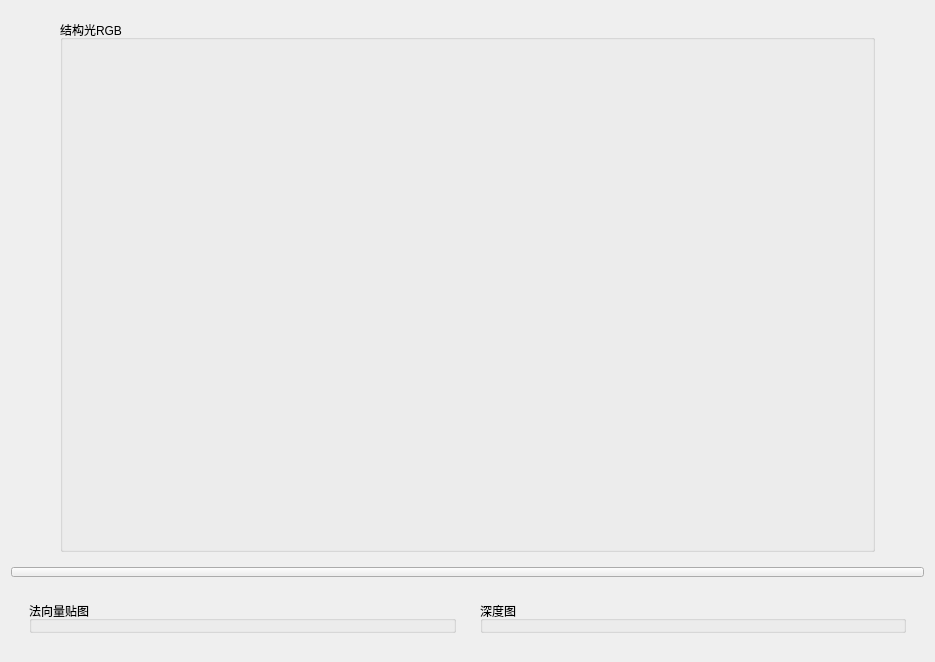
                     <widget class="QWidget" name="page_zivid_img">
                      <layout class="QVBoxLayout" name="verticalLayout" stretch="5,0,4">
                       <item>
                        <widget class="QWidget" name="widget_4" native="true">
                         <layout class="QHBoxLayout" name="horizontalLayout_13">
                          <item>
                           <spacer name="horizontalSpacer">
                            <property name="orientation">
                             <enum>Qt::Horizontal</enum>
                            </property>
                            <property name="sizeType">
                             <enum>QSizePolicy::Minimum</enum>
                            </property>
                            <property name="sizeHint" stdset="0">
                             <size>
                              <width>40</width>
                              <height>20</height>
                             </size>
                            </property>
                           </spacer>
                          </item>
                          <item>
                           <widget class="QGroupBox" name="groupBox_10">
                            <property name="title">
                             <string>结构光RGB</string>
                            </property>
                            <layout class="QGridLayout" name="gridLayout_4">
                             <property name="leftMargin">
                              <number>0</number>
                             </property>
                             <property name="topMargin">
                              <number>0</number>
                             </property>
                             <item row="0" column="0">
                              <widget class="QLabel" name="label_imgrgba">
                               <property name="minimumSize">
                                <size>
                                 <width>800</width>
                                 <height>500</height>
                                </size>
                               </property>
                               <property name="maximumSize">
                                <size>
                                 <width>800</width>
                                 <height>500</height>
                                </size>
                               </property>
                               <property name="text">
                                <string/>
                               </property>
                              </widget>
                             </item>
                            </layout>
                           </widget>
                          </item>
                          <item>
                           <spacer name="horizontalSpacer_2">
                            <property name="orientation">
                             <enum>Qt::Horizontal</enum>
                            </property>
                            <property name="sizeType">
                             <enum>QSizePolicy::Minimum</enum>
                            </property>
                            <property name="sizeHint" stdset="0">
                             <size>
                              <width>40</width>
                              <height>20</height>
                             </size>
                            </property>
                           </spacer>
                          </item>
                         </layout>
                        </widget>
                       </item>
                       <item>
                        <widget class="QPushButton" name="btn_rgbviewdown">
                         <property name="maximumSize">
                          <size>
                           <width>999999</width>
                           <height>10</height>
                          </size>
                         </property>
                         <property name="layoutDirection">
                          <enum>Qt::RightToLeft</enum>
                         </property>
                         <property name="text">
                          <string/>
                         </property>
                         <property name="icon">
                          <iconset resource="resources.qrc">
                           <normaloff>:/icons/images/icons/cil-arrow-bottom.png</normaloff>:/icons/images/icons/cil-arrow-bottom.png</iconset>
                         </property>
                        </widget>
                       </item>
                       <item>
                        <widget class="QWidget" name="widget_3" native="true">
                         <layout class="QGridLayout" name="gridLayout">
                          <item row="1" column="0">
                           <layout class="QHBoxLayout" name="horizontalLayout_10">
                            <item>
                             <widget class="QWidget" name="widget" native="true">
                              <layout class="QHBoxLayout" name="horizontalLayout_6">
                               <item>
                                <widget class="QGroupBox" name="groupBox_8">
                                 <property name="title">
                                  <string>法向量贴图</string>
                                 </property>
                                 <layout class="QGridLayout" name="gridLayout_2">
                                  <property name="leftMargin">
                                   <number>0</number>
                                  </property>
                                  <property name="topMargin">
                                   <number>0</number>
                                  </property>
                                  <item row="0" column="0">
                                   <layout class="QHBoxLayout" name="horizontalLayout_7"/>
                                  </item>
                                 </layout>
                                </widget>
                               </item>
                              </layout>
                             </widget>
                            </item>
                            <item>
                             <widget class="QWidget" name="widget_2" native="true">
                              <layout class="QHBoxLayout" name="horizontalLayout_9">
                               <item>
                                <widget class="QGroupBox" name="groupBox_9">
                                 <property name="title">
                                  <string>深度图</string>
                                 </property>
                                 <layout class="QGridLayout" name="gridLayout_3">
                                  <property name="leftMargin">
                                   <number>0</number>
                                  </property>
                                  <property name="topMargin">
                                   <number>0</number>
                                  </property>
                                  <item row="0" column="0">
                                   <layout class="QHBoxLayout" name="horizontalLayout_8"/>
                                  </item>
                                 </layout>
                                </widget>
                               </item>
                              </layout>
                             </widget>
                            </item>
                           </layout>
                          </item>
                         </layout>
                        </widget>
                       </item>
                      </layout>
                     </widget>
